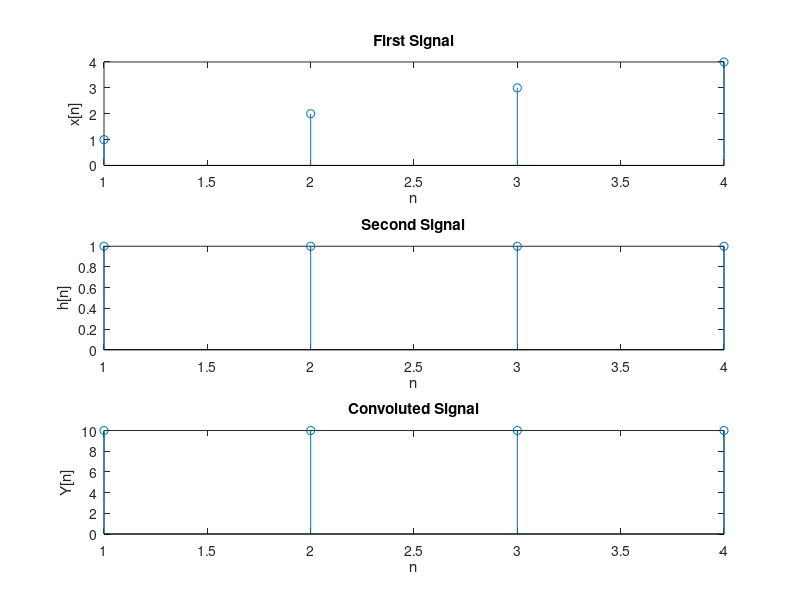

MATLAB code to generate this figure:
clc;
clear all;

xn = [1 2 3 4];
hn = [1 1 1 1];

n1 = length(xn);
n2 = length(hn);
n = max(n1,n2);

if(n1>n2)
    hn = [hn, zeros(1,n-n2)];
else
    xn = [xn, zeros(1,n-n1)];
end
y = zeros(1,n);

for i=0:n-1
    for j=0:n-1
        z = mod(i-j,n)
        y(i+1) = y(i+1)+xn(j+1).*hn(z+1)
    end
end

subplot(3,1,1); stem(xn); xlabel('n');
ylabel('x[n]'); title('First Signal');

subplot(3,1,2); stem(hn); xlabel('n');
ylabel('h[n]'); title('Second Signal');

subplot(3,1,3); stem(y); xlabel('n');
ylabel('Y[n]'); title('Convoluted Signal');
